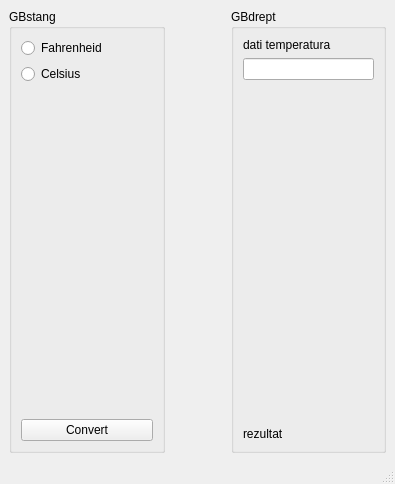
<?xml version="1.0" encoding="UTF-8"?>
<ui version="4.0">
 <class>MainWindow</class>
 <widget class="QMainWindow" name="MainWindow">
  <property name="geometry">
   <rect>
    <x>0</x>
    <y>0</y>
    <width>395</width>
    <height>484</height>
   </rect>
  </property>
  <property name="windowTitle">
   <string>MainWindow</string>
  </property>
  <widget class="QWidget" name="centralwidget">
   <layout class="QHBoxLayout" name="horizontalLayout">
    <item>
     <widget class="QGroupBox" name="groupBoxS">
      <property name="title">
       <string>GBstang</string>
      </property>
      <layout class="QVBoxLayout" name="verticalLayout">
       <item>
        <widget class="QRadioButton" name="radioButtonF">
         <property name="sizePolicy">
          <sizepolicy hsizetype="MinimumExpanding" vsizetype="Fixed">
           <horstretch>0</horstretch>
           <verstretch>0</verstretch>
          </sizepolicy>
         </property>
         <property name="minimumSize">
          <size>
           <width>20</width>
           <height>10</height>
          </size>
         </property>
         <property name="text">
          <string>Fahrenheid</string>
         </property>
        </widget>
       </item>
       <item>
        <widget class="QRadioButton" name="radioButtonC">
         <property name="sizePolicy">
          <sizepolicy hsizetype="MinimumExpanding" vsizetype="Fixed">
           <horstretch>0</horstretch>
           <verstretch>0</verstretch>
          </sizepolicy>
         </property>
         <property name="minimumSize">
          <size>
           <width>20</width>
           <height>10</height>
          </size>
         </property>
         <property name="text">
          <string>Celsius</string>
         </property>
        </widget>
       </item>
       <item>
        <spacer name="verticalSpacer">
         <property name="orientation">
          <enum>Qt::Vertical</enum>
         </property>
         <property name="sizeType">
          <enum>QSizePolicy::MinimumExpanding</enum>
         </property>
         <property name="sizeHint" stdset="0">
          <size>
           <width>20</width>
           <height>20</height>
          </size>
         </property>
        </spacer>
       </item>
       <item>
        <widget class="QPushButton" name="pushButtonConvert">
         <property name="text">
          <string>Convert</string>
         </property>
        </widget>
       </item>
      </layout>
     </widget>
    </item>
    <item>
     <spacer name="horizontalSpacer">
      <property name="orientation">
       <enum>Qt::Horizontal</enum>
      </property>
      <property name="sizeType">
       <enum>QSizePolicy::Maximum</enum>
      </property>
      <property name="sizeHint" stdset="0">
       <size>
        <width>60</width>
        <height>20</height>
       </size>
      </property>
     </spacer>
    </item>
    <item>
     <widget class="QGroupBox" name="groupBoxD">
      <property name="sizePolicy">
       <sizepolicy hsizetype="MinimumExpanding" vsizetype="Preferred">
        <horstretch>0</horstretch>
        <verstretch>0</verstretch>
       </sizepolicy>
      </property>
      <property name="title">
       <string>GBdrept</string>
      </property>
      <layout class="QVBoxLayout" name="verticalLayout_2">
       <item>
        <widget class="QLabel" name="label_Input">
         <property name="sizePolicy">
          <sizepolicy hsizetype="Expanding" vsizetype="Minimum">
           <horstretch>0</horstretch>
           <verstretch>0</verstretch>
          </sizepolicy>
         </property>
         <property name="minimumSize">
          <size>
           <width>20</width>
           <height>10</height>
          </size>
         </property>
         <property name="text">
          <string>dati temperatura</string>
         </property>
        </widget>
       </item>
       <item>
        <widget class="QLineEdit" name="lineEdit_input">
         <property name="minimumSize">
          <size>
           <width>20</width>
           <height>10</height>
          </size>
         </property>
        </widget>
       </item>
       <item>
        <spacer name="verticalSpacer_2">
         <property name="orientation">
          <enum>Qt::Vertical</enum>
         </property>
         <property name="sizeHint" stdset="0">
          <size>
           <width>20</width>
           <height>40</height>
          </size>
         </property>
        </spacer>
       </item>
       <item>
        <widget class="QLabel" name="label_rezultat">
         <property name="text">
          <string>rezultat</string>
         </property>
        </widget>
       </item>
      </layout>
     </widget>
    </item>
   </layout>
  </widget>
  <widget class="QMenuBar" name="menubar">
   <property name="geometry">
    <rect>
     <x>0</x>
     <y>0</y>
     <width>395</width>
     <height>26</height>
    </rect>
   </property>
  </widget>
  <widget class="QStatusBar" name="statusbar"/>
 </widget>
 <resources/>
 <connections/>
</ui>
